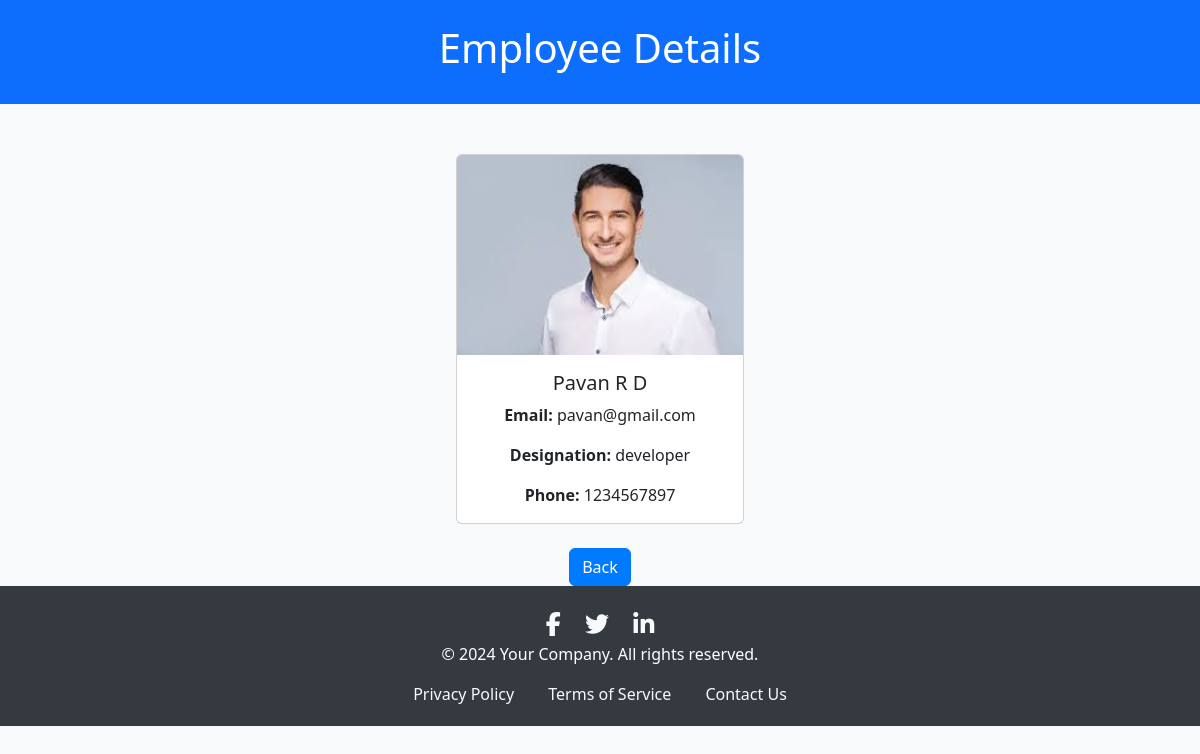
The page /employees/1/ on the database its author committed.
### employees/models.py (models this page shows, shortened)
class Employee(models.Model):
    first_name=models.CharField(max_length=100)
    last_name=models.CharField(max_length=100)
    photo=models.ImageField(upload_to='images')
    designation=models.CharField(max_length=100)
    Email_address=models.EmailField(max_length=100,unique=True)
    phone_number=models.CharField(max_length=12,blank=True)
    created_at=models.DateTimeField(auto_now_add=True)
    updated_at=models.DateTimeField(auto_now=True)

### employees/views.py (the view)
# urls.py: path('<int:pk>/',views.employee_detail,name='employee_detail'),
def employee_detail(request,pk):
   employee = get_object_or_404(Employee,pk=pk)
   context={
      'employee':employee,
   }
   return render(request,'employee_detail.html',context)

### mysite/templates/employee_detail.html (shortened to what this page needs)
{% load static %}
<!DOCTYPE html>
<html lang="en">
<head>
    <link rel="stylesheet" href="{% static 'css/style.css' %}">
    <link href="https://cdn.jsdelivr.net/npm/bootstrap@5.3.3/dist/css/bootstrap.min.css" rel="stylesheet">
</head>
<body>
    <header class="bg-primary text-white text-center py-4">
        <h1>Employee Details</h1>
    </header>
    <div class="container">
        <div class="card mx-auto" style="width: 18rem;">
            <img src="{{employee.photo.url}}" class="card-img-top" alt="Employee Photo">
            <div class="card-body">
                <h5 class="card-title">{{employee.first_name}} {{employee.last_name}}</h5>
                <p class="card-text"><strong>Email:</strong> {{employee.Email_address}}</p>
                <p class="card-text"><strong>Designation:</strong> {{employee.designation}}</p>
                <p class="card-text"><strong>Phone:</strong> {{employee.phone_number}}</p>
            </div>
        </div>
        <div class="text-center mt-4">
            <a href="{% url 'index' %}" class="btn btn-primary">Back</a>
        </div>
    </div>
    <footer class="footer">
        <div class="social-icons">
            <a href="#" aria-label="Facebook"><i class="fab fa-facebook-f"></i></a>
            <a href="#" aria-label="Twitter"><i class="fab fa-twitter"></i></a>
            <a href="#" aria-label="LinkedIn"><i class="fab fa-linkedin-in"></i></a>
        </div>
        <p>&copy; 2024 Your Company. All rights reserved.</p>
        <nav>
            <a href="#">Privacy Policy</a>
            <a href="#">Terms of Service</a>
            <a href="#">Contact Us</a>
        </nav>
    </footer>
</body>
</html>

### mysite/static/css/style.css (style rules this page uses)
body { background-color: aquamarine; }

### mysite/templates/employee_detail.html (style rules this page uses)
body { background-color: #f8f9fa; }
.card-img-top { height: 200px; object-fit: cover; transition: transform 0.2s ease-in-out; }
.card-body { text-align: center; }
.container { margin-top: 50px; }
.footer { background-color: #343a40; color: white; padding: 20px 0; position: relative; width: 100%; text-align: center; }
.footer a { color: #f8f9fa; margin: 0 15px; text-decoration: none; }
.social-icons a { margin: 0 10px; color: #f8f9fa; font-size: 24px; transition: color 0.2s ease-in-out; }
.btn-primary { background-color: #007bff; border-color: #007bff; transition: background-color 0.2s ease-in-out; }

### rows shown on the page
Employee: photo (picture), first_name "Pavan", last_name "R D", Email_address "pavan@gmail.com", designation "developer", phone_number "1234567897"
